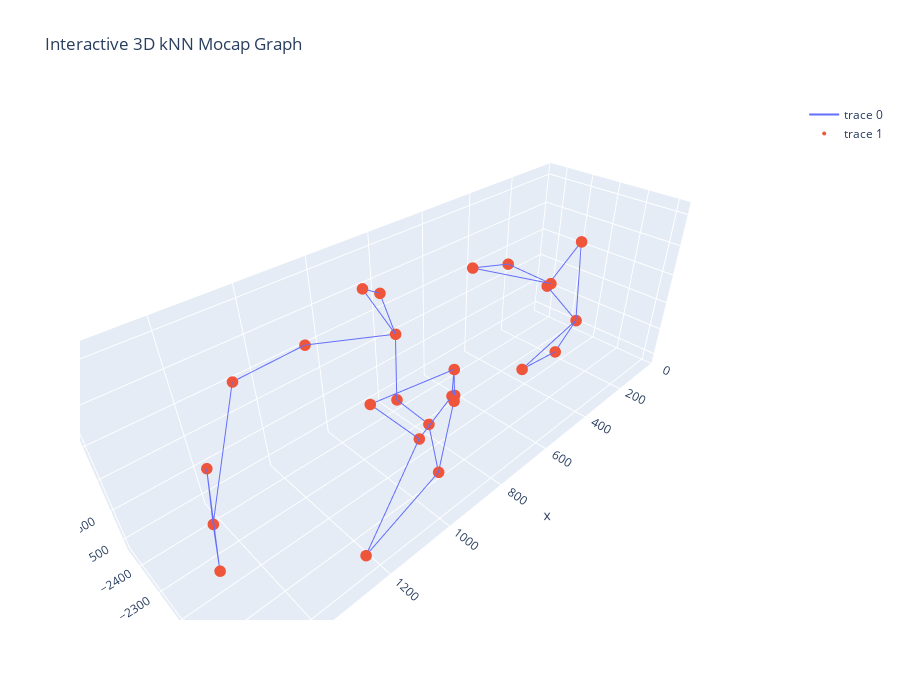

Source (notebook cell):
### Code cell
import numpy as np
from sklearn.neighbors import NearestNeighbors
import plotly.graph_objects as go

# Example mocap data (replace with your own)
np.random.seed(1)
mocap_data = source_pc

# Compute kNN
k = 2
nbrs = NearestNeighbors(n_neighbors=k+1).fit(mocap_data)
distances, indices = nbrs.kneighbors(mocap_data)
indices = indices[:,1:]

# Build edge lines
edge_x, edge_y, edge_z = [], [], []
for i in range(mocap_data.shape[0]):
    for j in indices[i]:
        p1 = mocap_data[i]
        p2 = mocap_data[j]
        edge_x += [p1[0], p2[0], None]
        edge_y += [p1[1], p2[1], None]
        edge_z += [p1[2], p2[2], None]

# Build figure
fig = go.Figure()

fig.add_trace(go.Scatter3d(
    x=edge_x, y=edge_y, z=edge_z,
    mode="lines",
    line=dict(width=2),
    hoverinfo="none"
))

fig.add_trace(go.Scatter3d(
    x=mocap_data[:,0],
    y=mocap_data[:,1],
    z=mocap_data[:,2],
    mode="markers",
    marker=dict(size=4),
    hoverinfo="none"
))

fig.update_layout(
    title="Interactive 3D kNN Mocap Graph",
    scene=dict(aspectmode="data"),
    width=900,
    height=700
)

fig.show()

### Figure 1 — Plotly figure (JSON) as saved in the notebook; plotly's stock layout.template omitted (floating-point values rounded to 4 significant figures; data arrays with more than 128 entries replaced by an {"elided": "..."} marker saying what was removed)
{"data": [{"hoverinfo": "none", "line": {"width": 2}, "mode": "lines", "type": "scatter3d", "x": {"elided": "156 float values"}, "y": {"elided": "156 float values"}, "z": {"elided": "156 float values"}}, {"hoverinfo": "none", "marker": {"size": 4}, "mode": "markers", "type": "scatter3d", "x": [1558.0, 1486.0, 1485.0, 1109.0, 1051.0, 1250.0, 962.1, 919.0, 932.3, 911.2, 1265.0, 1046.0, 921.4, 989.2, 901.8, 883.3, 907.2, 920.8, 377.0, 361.3, 246.4, 94.46, 568.0, 388.2, 80.62, 43.08], "y": [-1979.0, -2117.0, -2176.0, -2111.0, -2016.0, -1985.0, -2042.0, -2033.0, -2023.0, -2245.0, -2441.0, -2453.0, -2284.0, -2263.0, -2050.0, -2157, -2255.0, -2040.0, -2160.0, -2243.0, -2196.0, -2224.0, -2299.0, -2313.0, -2369.0, -2278.0], "z": [804.4, 900.9, 698.6, 836, 757.5, 556.7, 569.7, 799.1, 886.0, 869.6, 805.0, 801.8, 974.2, 1021.0, 761.7, 610.4, 651.9, 794.1, 840.3, 478.5, 516.6, 562.4, 909.7, 853.1, 637.8, 826.4]}], "layout": {"height": 700, "scene": {"aspectmode": "data"}, "title": {"text": "Interactive 3D kNN Mocap Graph"}, "width": 900}}
